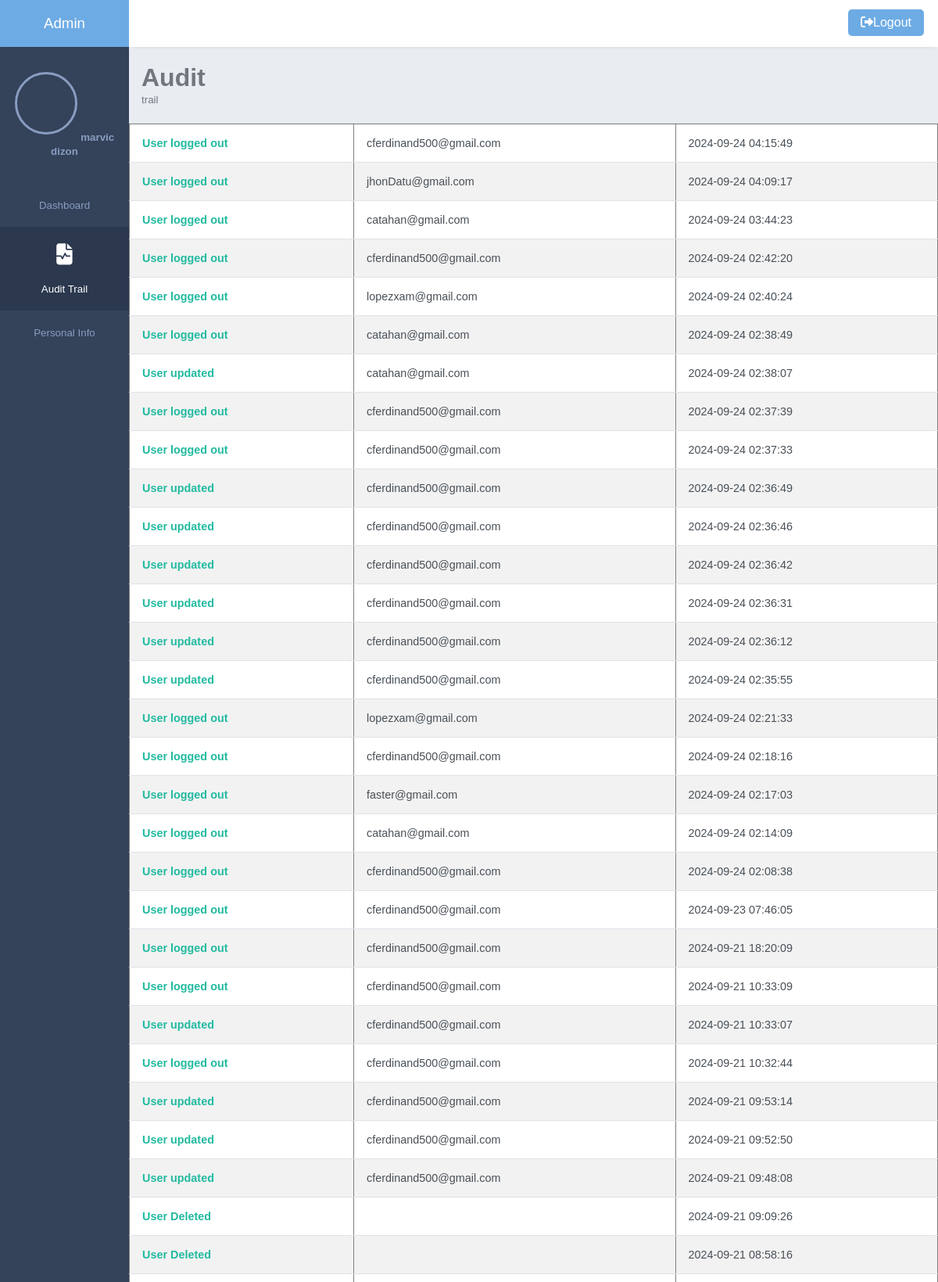
The app's page /admin/audit.php (signed in, upper part) with its own data.
### tables this page shows
CREATE TABLE `user` (
  `id` int(10) UNSIGNED NOT NULL,
  `UserName` varchar(45) NOT NULL,
  `PassWord` varchar(255) NOT NULL,
  `FullName` varchar(45) NOT NULL,
  `image` varchar(100) NOT NULL,
  `UserRole` varchar(100) NOT NULL
);

CREATE TABLE `audit_trail` (
  `id` int(11) UNSIGNED NOT NULL,
  `action` varchar(255) NOT NULL,
  `user` varchar(45) NOT NULL,
  `timestamp` timestamp NOT NULL DEFAULT current_timestamp()
);

### admin/audit.php (the view, shortened to what this page needs)
<?php
require_once '../connect/dbcon.php';
$userId = $_SESSION['id'];
try {
    $pdoQuery = "SELECT * FROM user WHERE id = :id";
    $pdoResult = $pdoConnect->prepare($pdoQuery);
    $pdoResult->execute(['id' => $userId]);
    $user = $pdoResult->fetch();
    $pdoConnect->setAttribute(PDO::ATTR_ERRMODE, PDO::ERRMODE_EXCEPTION);
    $pdoQuery = "SELECT * FROM `audit_trail` ORDER BY `timestamp` DESC";
    $pdoResult = $pdoConnect->query($pdoQuery);
    $audittrailData = $pdoResult->fetchAll(PDO::FETCH_ASSOC);
} catch (PDOException $error) {
    echo $error->getMessage();
    exit;
}
?>
<!DOCTYPE html>
<html lang="en">
<head>
    <link rel="stylesheet" href="../style/admin.css">
    <link rel="stylesheet"
        href="https://maxst.icons8.com/vue-static/landings/line-awesome/line-awesome/1.3.0/css/line-awesome.min.css">
</head>
<body>
    <div class="sidebar">
        <div class="side-header">
            <h3>A<span>dmin</span></h3>
        </div>
        <div class="side-content">
            <div class="profile">
                <?php
                $FullName = $user["FullName"];
                $image = $user["image"];
                ?>
                <div class="profile-img bg-img" style="background-image: url(../pic/<?php echo $image; ?>)"></div>
                <small>
                    <?php echo $FullName; ?>
                </small>
            </div>
            <div class="side-menu">
                <ul>
                    <li>
                        <a href="admin.php">
                            <small>Dashboard</small>
                        </a>
                    </li>
                    <li>
                        <a href="audit.php" class="active">
                        <span> <i class="fa-solid fa-file-waveform"></i> </span> <br>
                            <small>Audit Trail</small>
                        </a>
                    </li>
                    <li>
                        <a href="edit.php">
                            <small>Personal Info</small>
                        </a>
                    </li>
                </ul>
            </div>
        </div>
    </div>
    <div class="main-content">
        <header>
            <div class="header-content">
                <div class="header-menu">
                    <div class="user">
                        <span><a href="logout.php"><i
                                    class="fa-solid fa-right-from-bracket"></i>Logout</a></span>
                    </div>
                </div>
            </div>
        </header>
        <main>
            <div class="page-header">
                <h1>Audit</h1>
                <small>trail</small>
            </div>
            <div class="container">
        <?php if (isset($audittrailData) && !empty($audittrailData)): ?>
            <table border="1">
                <tr>
                    <?php foreach ($audittrailData as $log): ?>
                        <td>
                            <?= $log['action'] ?>
                        </td>
                        <td>
                            <?= $log['user'] ?>
                        </td>
                        <td>
                            <?= $log['timestamp'] ?>
                        </td>
                    </tr>
                <?php endforeach; ?>
            </table>
        <?php else: ?>
            <p>no Audit Available</p>
        <?php endif; ?>
    </div>
        </main>
</body>
</html>

### style/admin.css (style rules this page uses)
:root { --main-color: #22BAA0; --color-dark: #34425A; --text-grey: #B0B0B0; }
* { margin: 0; padding: 0; text-decoration: none; list-style-type: none; box-sizing: border-box; font-family: 'Merriweather', sans-serif; }
.sidebar { position: fixed; height: 100%; width: 165px; left: 0; bottom: 0; top: 0; z-index: 100; background: var(--color-dark); transition: left 300ms; }
.side-header { box-shadow: 0px 5px 5px -5px rgb(0 0 0 /10%); background: #6dabe4; height: 60px; display: flex; justify-content: center; align-items: center; }
.side-header h3, side-head span { color: #fff; font-weight: 400; }
.side-content { height: calc(100vh - 60px); overflow: auto; }
.profile { text-align: center; padding: 2rem 0rem; }
.bg-img { background-repeat: no-repeat; background-size: cover; border-radius: 50%; background-size: cover; }
.profile-img { height: 80px; width: 80px; display: inline-block; margin: 0 auto .5rem auto; border: 3px solid #899DC1; }
.profile small { color: #899DC1; font-weight: 600; }
.side-menu ul { text-align: center; }
.side-menu a { display: block; padding: 1.2rem 0rem; }
.side-menu a.active { background: #2B384E; }
.side-menu a.active span, .side-menu a.active small { color: #fff; }
.side-menu a span { display: block; text-align: center; font-size: 1.7rem; }
.side-menu a span, .side-menu a small { color: #899DC1; }
.main-content { margin-left: 165px; width: calc(100% - 165px); transition: margin-left 300ms; }
header { position: fixed; right: 0; top: 0; left: 165px; z-index: 100; height: 60px; box-shadow: 0px 5px 5px -5px rgb(0 0 0 /10%); background: #fff; transition: left 300ms; }
.header-content, .header-menu { display: flex; align-items: center; }
.header-content { justify-content: space-between; padding: 0rem 1rem; }
.header-menu { justify-content: flex-end; padding-top: .5rem; }
.user { display: flex; align-items: center; }
.user span:last-child { display: inline-block; margin-left: .3rem; font-size: .8rem; }
main { margin-top: 60px; }
.page-header { padding: 1.3rem 1rem; background: #E9edf2; border-bottom: 1px solid #dee2e8; }
.page-header h1, .page-header small { color: #74767d; }
table { border-collapse: collapse; width: 100%; }
table td { padding: 1rem; color: #495057; font-size: 0.9rem; }
table tbody td:first-child { padding-left: 1rem; color: var(--main-color); font-weight: 600; }
.user { display: inline-block; color: #fff; }
.user a { text-decoration: none; color: #fff; padding: 8px 16px; border-radius: 5px; background-color: #6dabe4; border: none; text-align: center; text-decoration: none; display: inline-block; font-size: 16px; margin: 4px 2px; cursor: pointer; transition-duration: 0.4s; }

### records on screen
user: FullName "marvic dizon"
audit_trail: action "User logged out", user "cferdinand500@gmail.com", timestamp "2024-09-24 04:15:49"
audit_trail: action "User logged out", user "jhonDatu@gmail.com", timestamp "2024-09-24 04:09:17"
audit_trail: action "User logged out", user "catahan@gmail.com", timestamp "2024-09-24 03:44:23"
audit_trail: action "User logged out", user "cferdinand500@gmail.com", timestamp "2024-09-24 02:42:20"
audit_trail: action "User logged out", user "lopezxam@gmail.com", timestamp "2024-09-24 02:40:24"
audit_trail: action "User logged out", user "catahan@gmail.com", timestamp "2024-09-24 02:38:49"
audit_trail: action "User updated", user "catahan@gmail.com", timestamp "2024-09-24 02:38:07"
audit_trail: action "User logged out", user "cferdinand500@gmail.com", timestamp "2024-09-24 02:37:39"
audit_trail: action "User logged out", user "cferdinand500@gmail.com", timestamp "2024-09-24 02:37:33"
audit_trail: action "User updated", user "cferdinand500@gmail.com", timestamp "2024-09-24 02:36:49"
audit_trail: action "User updated", user "cferdinand500@gmail.com", timestamp "2024-09-24 02:36:46"
audit_trail: action "User updated", user "cferdinand500@gmail.com", timestamp "2024-09-24 02:36:42"
audit_trail: action "User updated", user "cferdinand500@gmail.com", timestamp "2024-09-24 02:36:31"
audit_trail: action "User updated", user "cferdinand500@gmail.com", timestamp "2024-09-24 02:36:12"
audit_trail: action "User updated", user "cferdinand500@gmail.com", timestamp "2024-09-24 02:35:55"
audit_trail: action "User logged out", user "lopezxam@gmail.com", timestamp "2024-09-24 02:21:33"
audit_trail: action "User logged out", user "cferdinand500@gmail.com", timestamp "2024-09-24 02:18:16"
audit_trail: action "User logged out", user "faster@gmail.com", timestamp "2024-09-24 02:17:03"
audit_trail: action "User logged out", user "catahan@gmail.com", timestamp "2024-09-24 02:14:09"
audit_trail: action "User logged out", user "cferdinand500@gmail.com", timestamp "2024-09-24 02:08:38"
audit_trail: action "User logged out", user "cferdinand500@gmail.com", timestamp "2024-09-23 07:46:05"
audit_trail: action "User logged out", user "cferdinand500@gmail.com", timestamp "2024-09-21 18:20:09"
audit_trail: action "User logged out", user "cferdinand500@gmail.com", timestamp "2024-09-21 10:33:09"
audit_trail: action "User updated", user "cferdinand500@gmail.com", timestamp "2024-09-21 10:33:07"
audit_trail: action "User logged out", user "cferdinand500@gmail.com", timestamp "2024-09-21 10:32:44"
audit_trail: action "User updated", user "cferdinand500@gmail.com", timestamp "2024-09-21 09:53:14"
audit_trail: action "User updated", user "cferdinand500@gmail.com", timestamp "2024-09-21 09:52:50"
audit_trail: action "User updated", user "cferdinand500@gmail.com", timestamp "2024-09-21 09:48:08"
audit_trail: action "User Deleted", timestamp "2024-09-21 09:09:26"
audit_trail: action "User Deleted", timestamp "2024-09-21 08:58:16"
